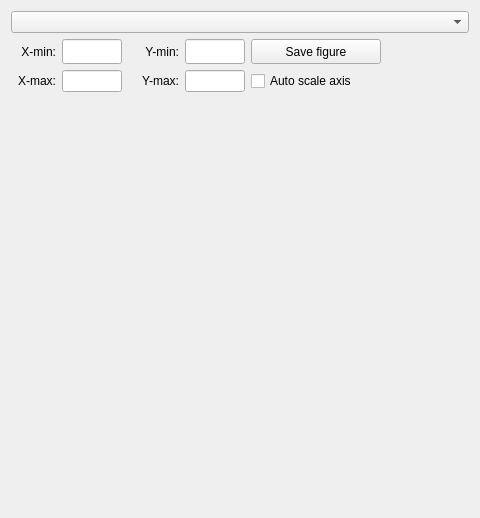
<?xml version="1.0" encoding="UTF-8"?>
<ui version="4.0">
 <class>plotarea_2</class>
 <widget class="QWidget" name="plotarea_2">
  <property name="geometry">
   <rect>
    <x>0</x>
    <y>0</y>
    <width>480</width>
    <height>518</height>
   </rect>
  </property>
  <property name="windowTitle">
   <string>Form</string>
  </property>
  <layout class="QVBoxLayout" name="verticalLayout">
   <item>
    <layout class="QVBoxLayout" name="plotLayout">
     <item>
      <layout class="QGridLayout" name="plotLayoutGrid">
       <item row="1" column="0">
        <layout class="QHBoxLayout" name="layout_xmin">
         <item>
          <widget class="QLabel" name="xminLabel">
           <property name="minimumSize">
            <size>
             <width>45</width>
             <height>0</height>
            </size>
           </property>
           <property name="text">
            <string>X-min:</string>
           </property>
           <property name="alignment">
            <set>Qt::AlignRight|Qt::AlignTrailing|Qt::AlignVCenter</set>
           </property>
          </widget>
         </item>
         <item>
          <widget class="QLineEdit" name="xminInput">
           <property name="minimumSize">
            <size>
             <width>60</width>
             <height>0</height>
            </size>
           </property>
           <property name="maximumSize">
            <size>
             <width>100</width>
             <height>1000</height>
            </size>
           </property>
          </widget>
         </item>
        </layout>
       </item>
       <item row="1" column="2">
        <layout class="QHBoxLayout" name="layout_ymin">
         <property name="sizeConstraint">
          <enum>QLayout::SetFixedSize</enum>
         </property>
         <item>
          <widget class="QLabel" name="yminLabel">
           <property name="minimumSize">
            <size>
             <width>45</width>
             <height>0</height>
            </size>
           </property>
           <property name="text">
            <string>Y-min:</string>
           </property>
           <property name="alignment">
            <set>Qt::AlignRight|Qt::AlignTrailing|Qt::AlignVCenter</set>
           </property>
          </widget>
         </item>
         <item>
          <widget class="QLineEdit" name="yminInput">
           <property name="minimumSize">
            <size>
             <width>60</width>
             <height>0</height>
            </size>
           </property>
           <property name="maximumSize">
            <size>
             <width>100</width>
             <height>1000</height>
            </size>
           </property>
          </widget>
         </item>
        </layout>
       </item>
       <item row="1" column="4">
        <spacer name="horizontalSpacer">
         <property name="orientation">
          <enum>Qt::Horizontal</enum>
         </property>
         <property name="sizeHint" stdset="0">
          <size>
           <width>10000</width>
           <height>20</height>
          </size>
         </property>
        </spacer>
       </item>
       <item row="2" column="0">
        <layout class="QHBoxLayout" name="layout_xmax">
         <item>
          <widget class="QLabel" name="xmaxLabel">
           <property name="minimumSize">
            <size>
             <width>45</width>
             <height>0</height>
            </size>
           </property>
           <property name="text">
            <string>X-max:</string>
           </property>
           <property name="alignment">
            <set>Qt::AlignRight|Qt::AlignTrailing|Qt::AlignVCenter</set>
           </property>
          </widget>
         </item>
         <item>
          <widget class="QLineEdit" name="xmaxInput">
           <property name="minimumSize">
            <size>
             <width>60</width>
             <height>0</height>
            </size>
           </property>
           <property name="maximumSize">
            <size>
             <width>100</width>
             <height>1000</height>
            </size>
           </property>
          </widget>
         </item>
        </layout>
       </item>
       <item row="2" column="2">
        <layout class="QHBoxLayout" name="layout_ymax">
         <item>
          <widget class="QLabel" name="ymaxLabel">
           <property name="minimumSize">
            <size>
             <width>45</width>
             <height>0</height>
            </size>
           </property>
           <property name="text">
            <string>Y-max:</string>
           </property>
           <property name="alignment">
            <set>Qt::AlignRight|Qt::AlignTrailing|Qt::AlignVCenter</set>
           </property>
          </widget>
         </item>
         <item>
          <widget class="QLineEdit" name="ymaxInput">
           <property name="minimumSize">
            <size>
             <width>60</width>
             <height>0</height>
            </size>
           </property>
           <property name="maximumSize">
            <size>
             <width>100</width>
             <height>1000</height>
            </size>
           </property>
          </widget>
         </item>
        </layout>
       </item>
       <item row="0" column="0" colspan="5">
        <widget class="QComboBox" name="plotvar">
         <property name="maximumSize">
          <size>
           <width>2000</width>
           <height>2000</height>
          </size>
         </property>
        </widget>
       </item>
       <item row="1" column="3">
        <widget class="QPushButton" name="saveButton">
         <property name="minimumSize">
          <size>
           <width>130</width>
           <height>25</height>
          </size>
         </property>
         <property name="text">
          <string>Save figure</string>
         </property>
        </widget>
       </item>
       <item row="2" column="3" colspan="2">
        <widget class="QCheckBox" name="autoscaleaxis">
         <property name="text">
          <string>Auto scale axis</string>
         </property>
        </widget>
       </item>
      </layout>
     </item>
     <item>
      <widget class="QWidget" name="plotarea" native="true">
       <property name="sizePolicy">
        <sizepolicy hsizetype="Expanding" vsizetype="Expanding">
         <horstretch>0</horstretch>
         <verstretch>0</verstretch>
        </sizepolicy>
       </property>
       <property name="minimumSize">
        <size>
         <width>300</width>
         <height>300</height>
        </size>
       </property>
       <property name="palette">
        <palette>
         <active>
          <colorrole role="Base">
           <brush brushstyle="SolidPattern">
            <color alpha="255">
             <red>255</red>
             <green>255</green>
             <blue>255</blue>
            </color>
           </brush>
          </colorrole>
          <colorrole role="Window">
           <brush brushstyle="SolidPattern">
            <color alpha="255">
             <red>255</red>
             <green>255</green>
             <blue>255</blue>
            </color>
           </brush>
          </colorrole>
         </active>
         <inactive>
          <colorrole role="Base">
           <brush brushstyle="SolidPattern">
            <color alpha="255">
             <red>255</red>
             <green>255</green>
             <blue>255</blue>
            </color>
           </brush>
          </colorrole>
          <colorrole role="Window">
           <brush brushstyle="SolidPattern">
            <color alpha="255">
             <red>255</red>
             <green>255</green>
             <blue>255</blue>
            </color>
           </brush>
          </colorrole>
         </inactive>
         <disabled>
          <colorrole role="Base">
           <brush brushstyle="SolidPattern">
            <color alpha="255">
             <red>255</red>
             <green>255</green>
             <blue>255</blue>
            </color>
           </brush>
          </colorrole>
          <colorrole role="Window">
           <brush brushstyle="SolidPattern">
            <color alpha="255">
             <red>255</red>
             <green>255</green>
             <blue>255</blue>
            </color>
           </brush>
          </colorrole>
         </disabled>
        </palette>
       </property>
       <property name="autoFillBackground">
        <bool>false</bool>
       </property>
      </widget>
     </item>
    </layout>
   </item>
  </layout>
 </widget>
 <resources/>
 <connections/>
</ui>
